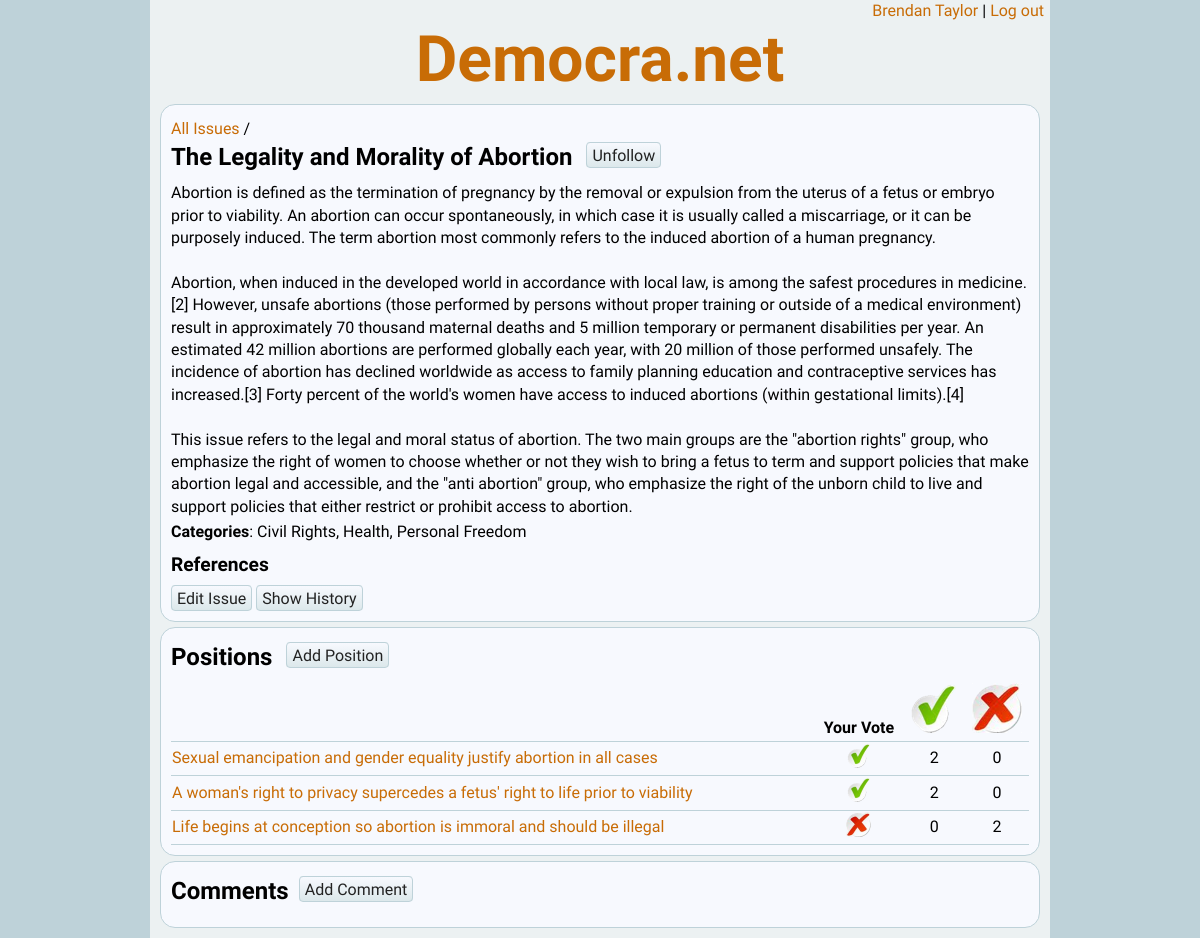
Screenshot of /issue.php?m=r&iid=2 (signed in) with the database file from the repository.
### tables this page shows
CREATE TABLE `citizens` (
  `citizen_id` int(11) NOT NULL AUTO_INCREMENT,
  `password` varchar(100) NOT NULL,
  `email` varchar(100) NOT NULL,
  `name` varchar(100) DEFAULT NULL,
  `birth_year` int(11) DEFAULT NULL,
  `gender` int(11) DEFAULT NULL,
  `country` int(11) DEFAULT NULL,
  `postal_code` varchar(25) DEFAULT NULL,
  PRIMARY KEY (`citizen_id`)
);

CREATE TABLE `issues` (
  `issue_id` int(11) NOT NULL,
  `version` int(11) NOT NULL,
  `name` varchar(100) NOT NULL,
  `description` varchar(3000) NOT NULL,
  `citizen_id` int(11) DEFAULT NULL,
  `ts` datetime DEFAULT NULL,
  PRIMARY KEY (`issue_id`,`version`)
);

CREATE TABLE `positions` (
  `position_id` int(11) NOT NULL AUTO_INCREMENT,
  `name` varchar(1000) DEFAULT NULL,
  `justification` varchar(3000) DEFAULT NULL,
  `issue_id` int(11) DEFAULT NULL,
  `citizen_id` int(11) DEFAULT NULL,
  PRIMARY KEY (`position_id`)
);

### inc/class.citizen.php (called while the page is built, shortened)
<?php
require_once ("class.database.php");
require_once ("util.democranet.php");
class citizen
{
	public $citizen_id = null;
	public function check_session()
	{
		if (isset($_SESSION['citizen_id']))
		{
			$this->citizen_id = $_SESSION['citizen_id'];
		}
	}
	public function load_db($db)
	{
		$this->db = $db;
		$sql = "SELECT * FROM citizens WHERE citizen_id = '{$this->citizen_id}'";
		$this->db->execute_query($sql);
		$line = $this->db->fetch_line();
		$this->name = $line['name'];
	}
}
?>

### inc/class.database.php (called while the page is built, shortened)
<?php
class database {
	public $conn = null;
	public $result = null;
	public function open_connection()
	{
		$this->conn = new mysqli(self::DB_HOST, self::DB_UNAME, self::DB_PWD, self::DB_NAME)
			or die("Connect Error (" . $this->conn->connect_errno . ") " . $this->conn->connect_error);
	}
	public function execute_query($sql)
	{
		$this->result = $this->conn->query($sql)
			or die("Could not execute the query: {$this->conn->error}<br />sql = {$sql}");
	}
	public function fetch_line($result = null)
	{
		if ($result)
		{
			$line = $result->fetch_assoc();
		}
		else
		{
			$line = $this->result->fetch_assoc();
		}
		return $line;
	}
}
?>

### issue.php (the view, shortened to what this page needs)
<?php
require_once ("inc/class.database.php");
require_once ("inc/util.democranet.php");
require_once ("inc/class.issue.php");
require_once ("inc/class.citizen.php");
$db = new database();
$db->open_connection();
$citizen = new citizen();
$citizen->check_session();
if ($citizen->in_session)
{
	$citizen->load_db($db);
}
else
{
	header("Location:login.php");
}
$mode = "";
if (check_field("m", $_REQUEST))
{
	$mode = $_REQUEST['m'];
}
elseif (check_field("iid", $_REQUEST))
{
	$mode = "r";
}
else
{
	$mode = "n";
}
$issue = new issue($db);
if ($mode == "r" || $mode == "e" || $mode == "d")
{
	$issue->load(LOAD_DB);
}
elseif ($mode == "u" || $mode == "i")
{
	$issue->load(LOAD_POST);
}
else
{
	$issue->load(LOAD_NEW);
}
echo DOC_TYPE;
?>
<html>
<head>
	<link rel="stylesheet" type="text/css" href="style/democranet.css" />
	<link rel="stylesheet" type="text/css" href="style/jquery-ui.css">
</head>
<body>
<div id="container">
<?php include ("inc/header.login.php"); ?>
<?php if ($mode == "e" || $mode == "n") { ?>
	<div class="content">
		<div id="di_error"><p id="p_errmsg"></p></div>
		<table class="form">
			<form id="fo_edit_issue" method="post" action="<?php echo $submit_action; ?>">
			<tr>
				<th id="in_name_lbl">Title:*<input name="issue_id" id="type_id" type="hidden" value="<?php echo $issue->id; ?>" /></th>
				<td><input id="in_name" name="name" size="50" value="<?php echo $issue->name; ?>" /></td>
			</tr>
			<tr>
				<th id="ta_description_lbl">
					Description:*<br>
					<a class="btn" id="bu_desc_help" href="JAVASCRIPT:$('#bu_desc_help').click()">?</a>
				</th>
				<td>
					<textarea id="ta_description" name="description" data-maxChars="<?php echo ISS_DESC_MAXLEN; ?>"><?php echo $issue->description; ?></textarea>
					<span class="counter">Character count: <span id="sp_char_num"></span> / <?php echo ISS_DESC_MAXLEN; ?> maximum</span>
					<div id="desc_help" title="Description Help">
						<p>The length of the Description field is deliberately limited to 3000 characters in
						 	order to keep the issue description brief. References are used to provide
						 	additional detail and to improve the credibility of the statements.
						</p>
					</div>
				</td>
			</tr>
			<tr>
				<th>Categories:</th>
				<td>
					<select name="categories[]" id="categories" multiple="multiple" size="6">
						<?php echo get_category_options($issue->get_categories()); ?>
					</select>
				</td>
			</tr>
			<tr>
				<td></td>
				<td>
					<a id="bu_submit" class="btn" href="JAVASCRIPT: submitForm()">Save Issue</a>&nbsp;
					<a id="bu_cancel" class="btn" href="JAVASCRIPT: cancelEdit()">Cancel Edit</a>
				</td>
			</tr>
			</form>
		</table>
<?php if ($mode != "n") { ?>
		<table class="form" style="margin-top: 10px">
			<tr>
				<th>References:<br><a id="bu_ref_help" class="btn" href="#">?</a></th>
				<td>
		<?php include ("inc/div.refbuilder.php"); ?>
				</td>
			</tr>
		</table>
<?php } else { ?>
		<p>Note: references can't be added until after the issue is saved the first time.</p>
<?php } ?>
	</div>
<?php } else { ?>
	<div class="content">
		<p class="with_btn">
			<a href="issbrws.php">All Issues</a> / <br>
			<span class="title"><?php echo $issue->name; ?></span>
			<a class="btn" href="JAVASCRIPT: displayFollow()" id="bu_follow"><?php echo get_button_text($issue->is_following($citizen->citizen_id)); ?></a>
		</p>
		<div id="description"><?php echo $issue->display_description(); ?></div>
		<p><strong>Categories</strong>: <?php echo display_categories($issue->get_categories(), 1); ?></p>
		<p class="title_sm">References</p>
		<a class="btn" href="issue.php?m=e&iid=<?php echo $issue->id; ?>">Edit Issue</a>
		<a class="btn" href="isshist.php?iid=<?php echo $issue->id; ?>">Show History</a>
	</div>
	<div class="content">
		<div id="di_positions">
			<p class="with_btn">
				<span class="title">Positions</span>
				<a id="bu_add_pos" class="btn" href="position.php?m=n&iid=<?php echo $issue->id; ?>">Add Position</a>
			</p>
<?php get_positions() ?>
		</div>
	</div>
	<div class="content">
		<p class="with_btn"><span class="title">Comments</span><a class="btn" id="bu_add_comment" href="JAVASCRIPT: addComment()">Add Comment</a></p>
	</div>
<?php } ?>
</div>
</body>
</html>
<?php
function get_positions()
{
	global $issue, $citizen;
	$positions = $issue->get_positions($citizen->citizen_id);
	if (count($positions))
	{
		echo "
			<table class=\"vote_tally\">
				<tr>
					<th id=\"th_c1\"></th>
					<th id=\"th_c2\" class=\"ac\">Your Vote</th>
					<th id=\"th_c3\" class=\"ac\"><img src=\"img/for.png\" title=\"Citizens For\"/></th>
					<th id=\"th_c4\" class=\"ac\"><img src=\"img/against.png\" title=\"Citizens Against\"/></th>
				</tr>\n";
		foreach($positions as $line)
		{
			echo "<tr><td><a href=\"position.php?m=r&pid={$line['position_id']}&iid={$issue->id}\" >{$line['name']}</a></td>";
			if (isset($line['citizen_vote']))
			{
				echo "<td class=\"ac\">" . get_vote_html($line['citizen_vote']) . "</td>";
			}
			else
			{
				echo "<td></td>";
			}
			echo "<td class=\"ac\">{$line['vote_for']}</td><td class=\"ac\">{$line['vote_against']}</td></tr>\n";
		}
		echo "
			</table>\n";
	}
}
function display_categories($selected_categories) {
	$result = "";
	foreach($selected_categories as $category_id => $category_name) {
		$result .= "{$category_name}, ";
	}
	return substr($result, 0, -2);
}
?>

### inc/header.login.php
<div id="login">
	<p><a href="citizen.php"><?php echo $citizen->name; ?></a>&nbsp;|&nbsp;<a href="login.php?m=lo">Log out</a></p>
</div>
<div id="header">
	<h1><a href="index.php">Democra.net</a></h1>
</div>

### inc/class.issue.php (shortened to what this page needs)
<?php
require_once ("class.database.php");
require_once ("util.democranet.php");
class issue
{
	private $db = null;
	public $id = null;
	public $description = null;
	public function __construct($db)
	{
		$this->db = $db;
	}
	public function load($source, $version = null)
	{
		switch ($source)
		{
			case LOAD_DB:
				$this->id = $_REQUEST['iid'];
				if (isset($version)) {
					$subsql = "{$version}";
				} else {
					$subsql = "(SELECT MAX(version) FROM issues WHERE issue_id = i.issue_id)";
				}
				$sql = "SELECT * FROM issues i WHERE i.issue_id = '{$this->id}' AND i.version = {$subsql}";
				$this->db->execute_query($sql);
				$line = $this->db->fetch_line();
				$this->name = $line['name'];
				$this->description = $line['description'];
				$sql = "SELECT * FROM issue_category WHERE issue_id = '{$this->id}'";
				$this->db->execute_query($sql);
				break;
		}
	}
	public function display_description()
	{
		return str_replace("\r\n", "<br>", $this->description);
	}
	public function get_categories()
	{
		$sql = "SELECT ic.*, c.name category_name
			FROM issue_category ic
			LEFT JOIN categories c on ic.category_id = c.category_id
			WHERE ic.issue_id = '{$this->id}'
			ORDER BY c.name ASC";
		$this->db->execute_query($sql);
		$arr = array();
		while($line = $this->db->fetch_line()) {
			$arr[$line['category_id']] = $line['category_name'];
		}
		return $arr;
	}
	public function is_following($citizen_id)
	{
		$following = false;
		$sql = "SELECT COUNT(*) c FROM follows WHERE type = 'i' AND type_id = '{$this->id}' AND citizen_id = '{$citizen_id}'";
		$this->db->execute_query($sql);
		$line = $this->db->fetch_line();
		if ($line['c'] > 0) {
			$following = true;
		}
		return $following;
	}
	public function get_positions($citizen_id)
	{
		$arr = array();
		$sql = "SELECT p.position_id, p.name,
			(SELECT v.vote FROM votes v WHERE v.type = 'p' AND v.type_id = p.position_id AND citizen_id = '{$citizen_id}') citizen_vote,
			(SELECT COUNT(*) FROM votes v WHERE v.type = 'p' AND v.type_id = p.position_id AND v.vote = '".VOTE_FOR."') vote_for,
			(SELECT COUNT(*) FROM votes v WHERE v.type = 'p' AND v.type_id = p.position_id AND v.vote = '".VOTE_AGAINST."') vote_against
			FROM positions p
			WHERE p.issue_id = '{$this->id}'";
		$this->db->execute_query($sql);
		while ($line = $this->db->fetch_line())
		{
			$arr[] = $line;
		}
		return $arr;
	}
}
?>

### inc/util.democranet.php (shortened to what this page needs)
<?php
function get_button_text($is_following)
{
	if ($is_following)
	{
		$button_text = "Unfollow";
	}
	else
	{
		$button_text = "Follow";
	}
	return $button_text;
}
function get_vote_html($vote)
{
	$src = "";
	if ($vote == VOTE_FOR)
	{
		$src = "img/for.png";
	}
	else
	{
		$src = "img/against.png";
	}
	return "<img src=\"{$src}\" />";
}
?>

### style/democranet.css (style rules this page uses)
body { font-family: 'Quattrocento Sans', helvetica, arial, sans-serif; font-size: 100%; line-height: 1.4; background-color: #BED2D9; margin: 0; }
h1, h2, h3, h4, h5 { font-family: 'Dosis', sans-serif; font-weight: 600; line-height: 1.2; margin-bottom: .5em; }
p { font-family: 'Quattrocento Sans', helvetica, arial, sans-serif; font-size: 1em; font-weight: 400; margin-top: .2em; margin-bottom: .5em; }
.title { font-size: 1.5em; margin: 0 0 .5em 0; font-weight: 700; }
.title_sm { font-size: 1.2em; margin: 0 0 .5em 0; font-weight: 700; }
table { font-size: 1em; }
.btn { border-style: solid; border-color: #BED2D9; border-radius: 4px; border-width: 1px; padding: 3px 5px 2px; background-image: linear-gradient(#F7F9FE, #DCE8EB); cursor: pointer; }
a.btn:link { text-decoration: none; color: #222; -webkit-transition: all 0s linear; -moz-transition: all 0s linear; -ms-transition: all 0s linear; -o-transition: all 0s linear; transition: all 0s linear; }
a:link { text-decoration: none; color: #C86C06; -webkit-transition: all .1s linear; -moz-transition: all .1s linear; -ms-transition: all .1s linear; -o-transition: all .1s linear; transition: all .1s linear; }
#header { text-align: center; padding: 0; }
#header h1 { margin-top:0; margin-bottom: 0; font-size: 4em; }
#container { margin: 0 auto; min-width: 200px; max-width: 900px; background-color: #ECF1F2; min-height: 780px; padding-bottom: 5px; }
#login { text-align: right; padding-right: 6px; }
#login p { margin: 0; }
.content { margin: 5px 10px; padding: 10px; background-color: #F7F9FE; border-radius: 15px; border: 1px solid #BED2D9; }
.with_btn .btn { position: relative; top: -4px; left: 10px; }
.vote_tally { border-collapse: collapse; width: 100%; }
.vote_tally th, .vote_tally td { border-bottom: solid 1px #BED2D9; }
.vote_tally #th_c1 { min-width: 300px; }
.vote_tally #th_c2 { vertical-align: bottom; }
.vote_tally td img { height: 25px; }
.ac { text-align: center; }

### rows the page displays
citizens: name "Brendan Taylor"
issues: name "The Legality and Morality of Abortion", description "Abortion is defined as the termination of pregnancy by the removal or expulsion from the uterus of a fetus or embryo prior to viability. An abortion can occur spontaneously, in which case it is usually called a miscarriage, or it can be purposely induced. The term abortion most commonly refers to the induced abortion of a human pregnancy. Abortion, when induced in the developed world in accordance with local law, is among the safest procedures in medicine.[2] However, unsafe abortions (those performed by persons without proper training or outside of a medical environment) result in approximately 70 thousand maternal deaths and 5 million temporary or permanent disabilities per year. An…"
positions: name "Sexual emancipation and gender equality justify abortion in all cases", vote_for "2", vote_against "0"
positions: name "A woman's right to privacy supercedes a fetus' right to life prior to viability", vote_for "2", vote_against "0"
positions: name "Life begins at conception so abortion is immoral and should be illegal", shows a picture, vote_for "0", vote_against "2"

### other values shown
get_button_text($issue->is_following($citizen->citizen_id)) "Unfollow"
display_categories($issue->get_categories(), 1) "Civil Rights, Health, Personal Freedom"
